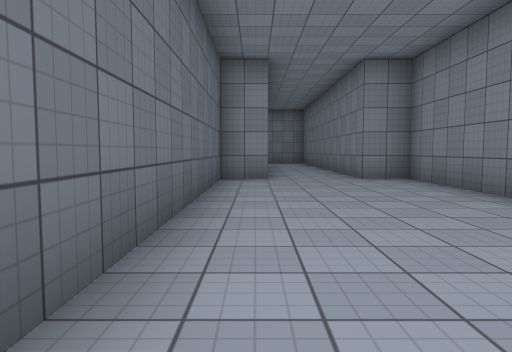
[1] (above)

24 first-person views from a walk through a 3-D level made in the Unity game engine. The camera is 1.2 m above the floor, tilts 4° down and sees 70° across. The floor is counted in squares, 2 m on a side. Each view is taken from the middle of a square. On the plan, view 1 faces up. The plan holds only what a view shows up to about 10 squares ahead; the rest is blank. The place goes on beyond the plan. Door leaves are left out, so doorways stand open. Surface patterns are stand-ins for the level's own textures.

[2]
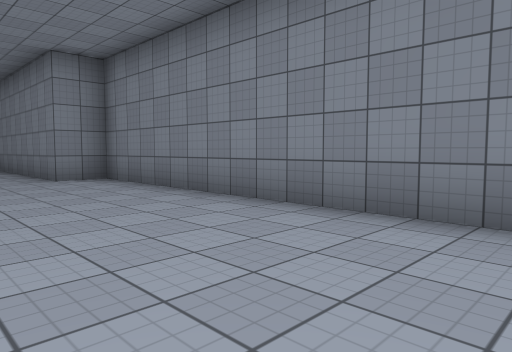

[3]
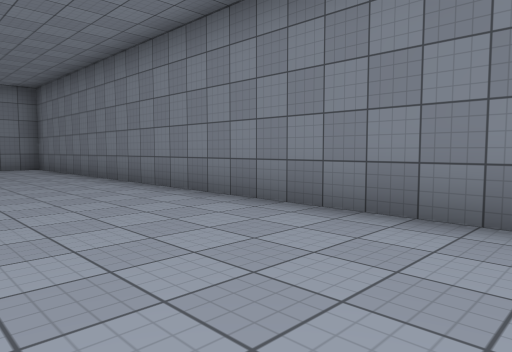

[4]
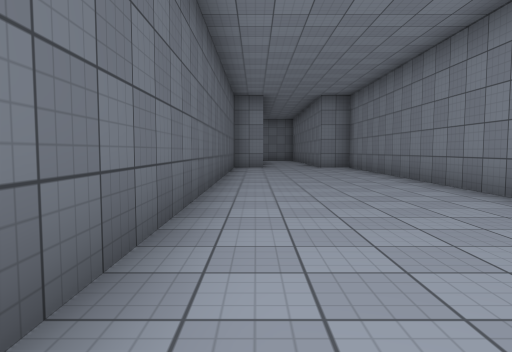

[5]
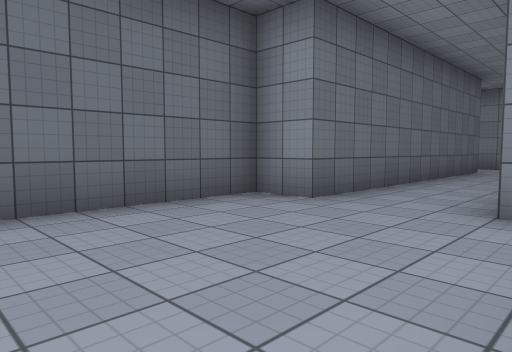

[6]
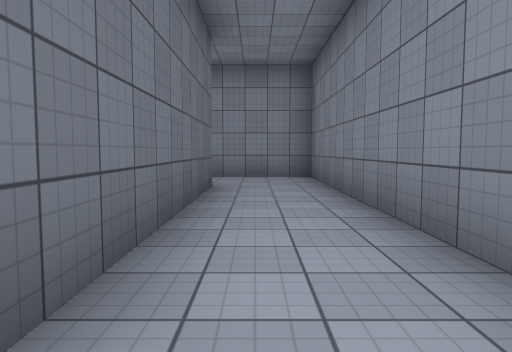

[7]
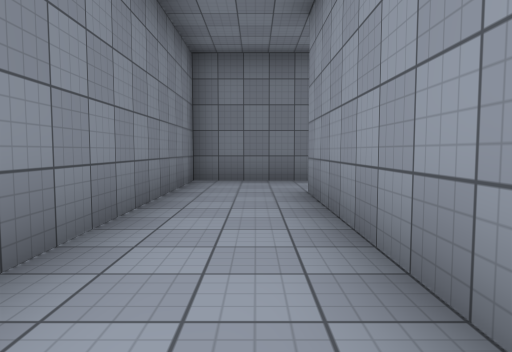

[8]
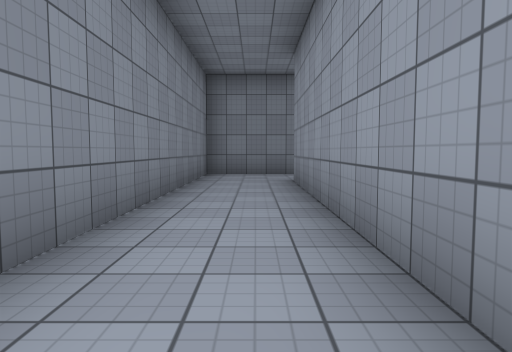

[9]
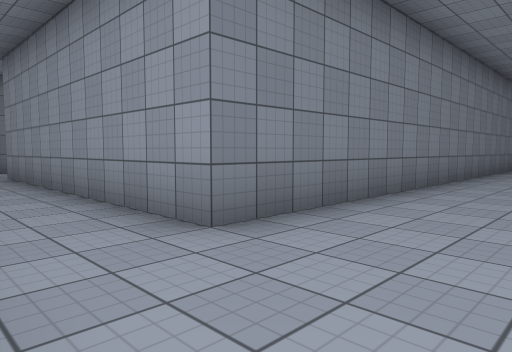

[10]
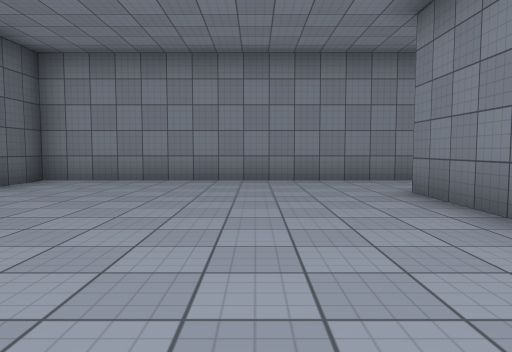

[11]
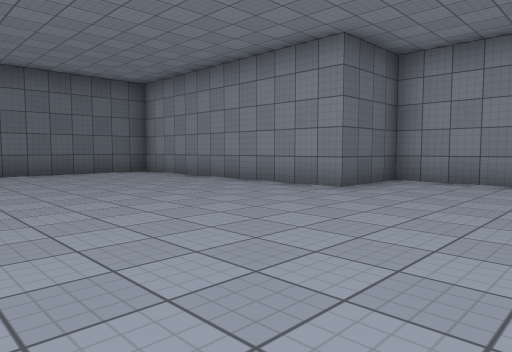

[12]
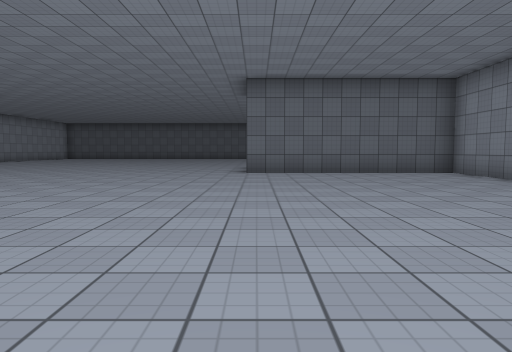

[13]
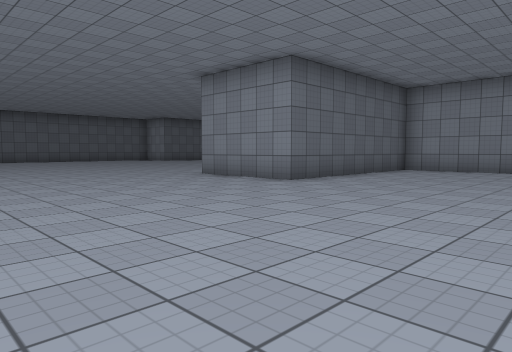

[14]
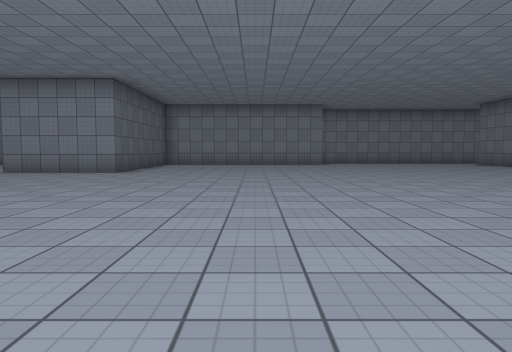

[15]
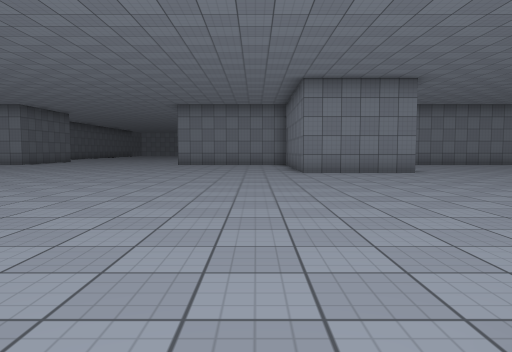

[16]
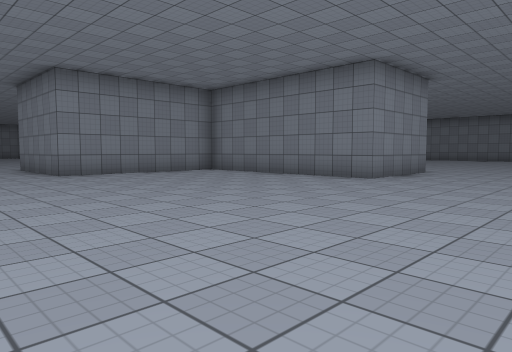

[17]
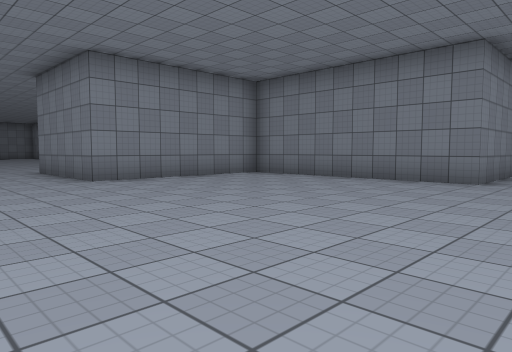

[18]
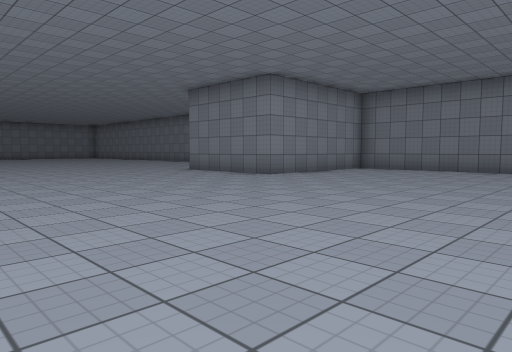

[19]
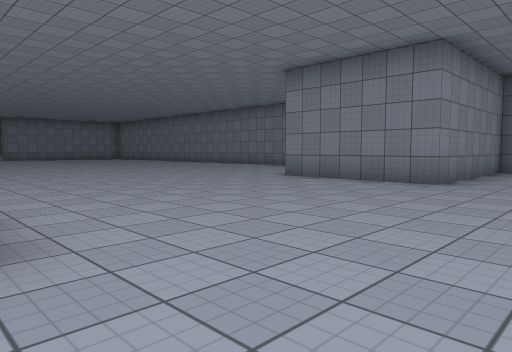

[20]
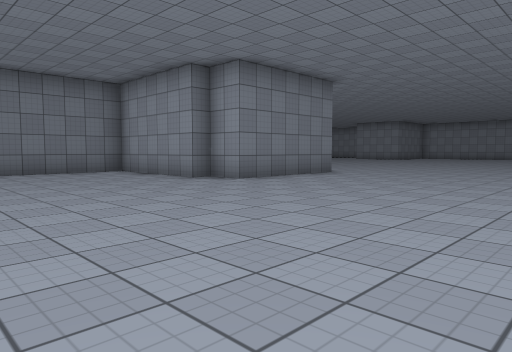

[21]
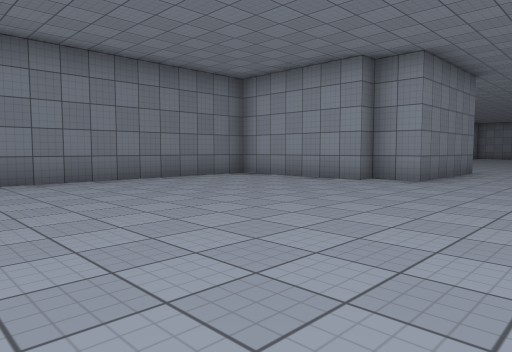

[22]
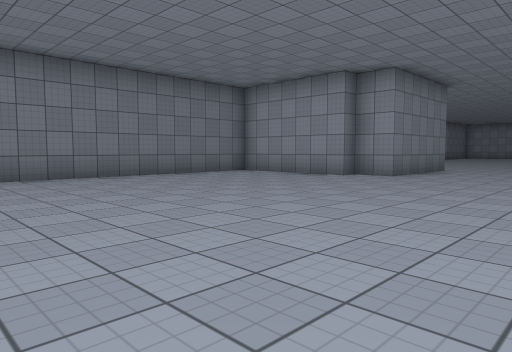

[23]
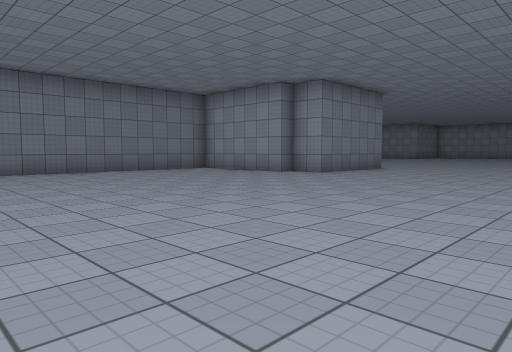

[24]
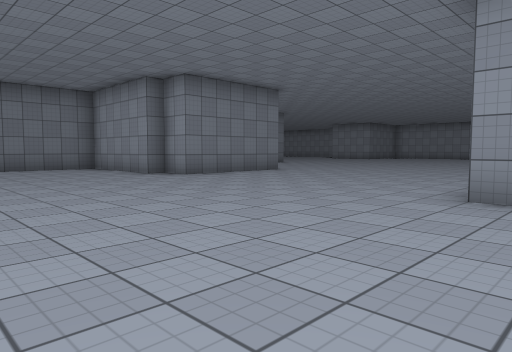

### Floor plan
Points are (right, up) in squares from view 1. A wall is a line through its corners. A room is listed if a view was taken in it or the views show most of it. See-through windows are left out.
Room 1 (views 1, 2, 3, 4, 5, 6, 7)
walls: (3.3, -4.5) (3.3, 7.8) (2.3, 7.8) (2.3, 17.2) (-6.5, 17.2); (-6.8, 15.2) (0.3, 15.2) (0.3, 7.8) (-0.7, 7.8) (-0.7, -4)
ways out: opening at (-6, 16.5) to room 2
Room 2 (views 8, 9, 10, 11, 12, 13, 14, 15, 16, 17, 18, 19, 20, 21, 22, 23, 24)
walls: (-34.2, 19.2) (-33.8, 19.2); (-6.8, 5) (-6.8, 15.2); (-6.5, 17.2) (-13.2, 17.2) (-13.2, 15.2) (-19.7, 15.2) (-19.7, 9.7) (-22.8, 9.7) (-22.8, 15.2) (-27.2, 15.2) (-27.2, 18.7) (-26.3, 18.7) (-26.3, 19.2) (-22.8, 19.2) (-22.8, 25.6)
ways out: opening at (-6, 16.5) to room 1

Where each view was taken, in squares from view 1:
view 1: 0 up, 0 right, facing up
view 2: 0 up, 0 right, facing up-right
view 3: 5 down, 0 right, facing up-right
view 4: 5 down, 0 right, facing up
view 5: 4 up, 3 right, facing up-left
view 6: 9 up, 1 right, facing up
view 7: 16 up, 5 left, facing right
view 8: 16 up, 7 left, facing right
view 9: 17 up, 9 left, facing down-right
view 10: 10 up, 9 left, facing up
view 11: 10 up, 10 left, facing up-left
view 12: 10 up, 10 left, facing left
view 13: 4 up, 15 left, facing up-left
view 14: 0 up, 16 left, facing up
view 15: 0 up, 24 left, facing up
view 16: 6 up, 30 left, facing up-right
view 17: 8 up, 30 left, facing up-right
view 18: 9 up, 34 left, facing up-right
view 19: 13 up, 34 left, facing up-right
view 20: 24 up, 33 left, facing down-right
view 21: 26 up, 30 left, facing down-right
view 22: 27 up, 31 left, facing down-right
view 23: 27 up, 33 left, facing down-right
view 24: 24 up, 35 left, facing down-right
